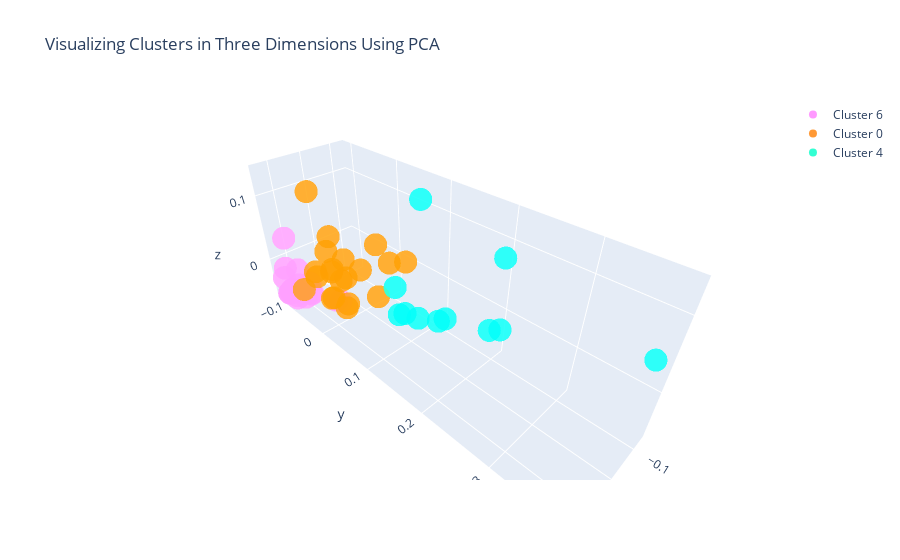

The cell this chart's notebook holds for it:
### Code cell
trace1 = go.Scatter3d(
                    x = cluster6["PC1_3d"],
                    y = cluster6["PC2_3d"],
                    z = cluster6["PC3_3d"],
                    mode = "markers",
                    name = "Cluster 6",
                    marker = dict(color = 'rgba(255, 128, 255, 0.8)'),
                    text = None)

#trace2 is for 'Cluster 1'
trace2 = go.Scatter3d(
                    x = cluster0["PC1_3d"],
                    y = cluster0["PC2_3d"],
                    z = cluster0["PC3_3d"],
                    mode = "markers",
                    name = "Cluster 0",
                    marker = dict(color = 'rgba(255, 128, 2, 0.8)'),
                    text = None)

#trace3 is for 'Cluster 2'
trace3 = go.Scatter3d(
                    x = cluster4["PC1_3d"],
                    y = cluster4["PC2_3d"],
                    z = cluster4["PC3_3d"],
                    mode = "markers",
                    name = "Cluster 4",
                    marker = dict(color = 'rgba(0, 255, 200, 0.8)'),
                    text = None)

data = [trace1, trace2,trace3]

title = "Visualizing Clusters in Three Dimensions Using PCA"

layout = dict(title = title,
              xaxis= dict(title= 'PC1',ticklen= 5,zeroline= False),
              yaxis= dict(title= 'PC2',ticklen= 5,zeroline= False)
             )

fig = dict(data = data, layout = layout)

iplot(fig)

### Figure 1 — Plotly figure (JSON) as saved in the notebook; plotly's stock layout.template omitted (floating-point values rounded to 4 significant figures)
{"data": [{"marker": {"color": "rgba(255, 128, 255, 0.8)"}, "mode": "markers", "name": "Cluster 6", "type": "scatter3d", "x": [0.02227, 0.003528, 0.02227, 0.02227, 0.01157, 0.01741, 0.008963, 0.01943, -0.01479, 0.0106, 0.01735, 0.01455, 0.002844, -0.01208, 0.01958, 0.001951, 0.01838, -0.0007877, 0.01665, 0.01488, 0.009978, 0.008138, 0.02107], "y": [-0.07855, -0.05799, -0.07855, -0.07855, -0.07855, -0.08041, -0.1005, -0.09606, -0.01036, -0.09261, -0.09421, -0.1038, -0.05947, -0.01742, -0.09575, -0.08112, -0.1054, -0.06347, -0.09684, -0.09584, -0.09207, -0.07895, -0.08304], "z": [-0.03588, -0.02334, -0.03588, -0.03588, -0.03254, -0.04045, 0.03643, -0.05157, -0.04057, -0.05957, -0.04927, -0.01335, -0.04397, -0.04105, -0.05203, -0.06138, -0.029, -0.04545, -0.05163, -0.04827, -0.06422, -0.007509, -0.04408]}, {"marker": {"color": "rgba(255, 128, 2, 0.8)"}, "mode": "markers", "name": "Cluster 0", "type": "scatter3d", "x": [-0.01554, -0.006075, -0.04175, -0.04665, -0.01479, -0.01161, -0.01709, -0.01819, -0.03801, 0.00325, -0.01337, -0.01431, -0.0214, -0.01145, -0.01557, -0.007551, -0.04529, -0.04012, -0.02641, 0.008079], "y": [-0.02301, -0.01768, 0.07153, 0.09714, -0.00239, -0.05227, -0.0237, -0.02973, 0.01242, -0.07947, 0.01078, -0.03053, 0.0003474, -0.02256, 0.002593, -0.05408, 0.04158, 0.04574, -0.008839, -0.0274], "z": [0.007712, -0.03474, 0.048, 0.05862, -0.001153, 0.1155, 0.05852, -0.0007446, 0.01243, -0.04546, -0.03348, 0.03414, 0.001493, -0.03892, -0.04593, -0.01558, 0.061, -0.01674, 0.02496, 0.01251]}, {"marker": {"color": "rgba(0, 255, 200, 0.8)"}, "mode": "markers", "name": "Cluster 4", "type": "scatter3d", "x": [-0.0838, -0.1187, -0.05968, -0.07839, -0.07169, -0.05137, -0.03838, -0.04248, -0.05024, -0.03702, -0.06767], "y": [0.2162, 0.3803, 0.1412, 0.2079, 0.2274, 0.1606, 0.08463, 0.08527, 0.1137, 0.1031, 0.103], "z": [0.09948, 0.03817, -0.01642, -0.002948, 0.01348, 0.003278, 0.01875, -0.02743, -0.02185, -0.01241, 0.136]}], "layout": {"title": {"text": "Visualizing Clusters in Three Dimensions Using PCA"}, "xaxis": {"ticklen": 5, "title": {"text": "PC1"}, "zeroline": false}, "yaxis": {"ticklen": 5, "title": {"text": "PC2"}, "zeroline": false}}}
